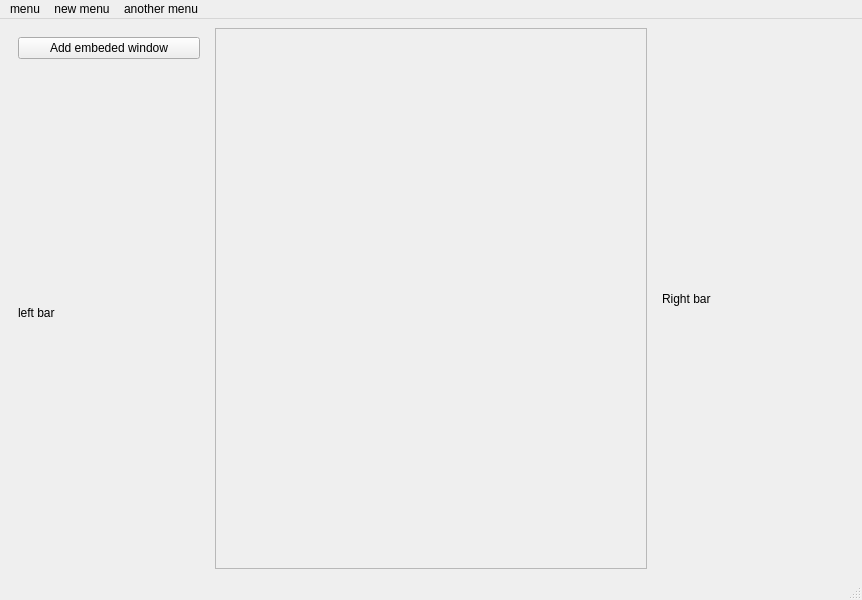
<?xml version="1.0" encoding="UTF-8"?>
<ui version="4.0">
 <class>MainWindow</class>
 <widget class="QMainWindow" name="MainWindow">
  <property name="geometry">
   <rect>
    <x>0</x>
    <y>0</y>
    <width>862</width>
    <height>600</height>
   </rect>
  </property>
  <property name="windowTitle">
   <string>MainWindow</string>
  </property>
  <widget class="QWidget" name="centralwidget">
   <layout class="QHBoxLayout" name="horizontalLayout">
    <item>
     <widget class="QWidget" name="widget" native="true">
      <property name="minimumSize">
       <size>
        <width>200</width>
        <height>0</height>
       </size>
      </property>
      <layout class="QVBoxLayout" name="verticalLayout_2">
       <item>
        <widget class="QPushButton" name="pushButton">
         <property name="text">
          <string>Add embeded window</string>
         </property>
        </widget>
       </item>
       <item>
        <widget class="QLabel" name="label">
         <property name="text">
          <string>left bar</string>
         </property>
        </widget>
       </item>
      </layout>
     </widget>
    </item>
    <item>
     <widget class="QScrollArea" name="scrollArea">
      <property name="widgetResizable">
       <bool>true</bool>
      </property>
      <widget class="QWidget" name="scrollAreaWidgetContents">
       <property name="geometry">
        <rect>
         <x>0</x>
         <y>0</y>
         <width>430</width>
         <height>526</height>
        </rect>
       </property>
       <layout class="QVBoxLayout" name="verticalLayout"/>
      </widget>
     </widget>
    </item>
    <item>
     <widget class="QWidget" name="widget_2" native="true">
      <property name="minimumSize">
       <size>
        <width>200</width>
        <height>0</height>
       </size>
      </property>
      <layout class="QVBoxLayout" name="verticalLayout_3">
       <item>
        <widget class="QLabel" name="label_2">
         <property name="text">
          <string>Right bar</string>
         </property>
        </widget>
       </item>
      </layout>
     </widget>
    </item>
   </layout>
  </widget>
  <widget class="QMenuBar" name="menubar">
   <property name="geometry">
    <rect>
     <x>0</x>
     <y>0</y>
     <width>862</width>
     <height>33</height>
    </rect>
   </property>
   <widget class="QMenu" name="menumenu">
    <property name="title">
     <string>menu</string>
    </property>
   </widget>
   <widget class="QMenu" name="menunew_menu">
    <property name="title">
     <string>new menu</string>
    </property>
   </widget>
   <widget class="QMenu" name="menuanother_menu">
    <property name="title">
     <string>another menu</string>
    </property>
   </widget>
   <addaction name="menumenu"/>
   <addaction name="menunew_menu"/>
   <addaction name="menuanother_menu"/>
  </widget>
  <widget class="QStatusBar" name="statusbar"/>
 </widget>
 <resources/>
 <connections/>
</ui>
